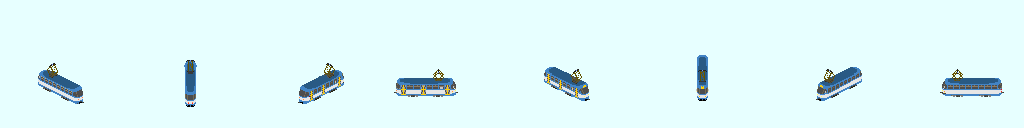
#> input picture tools/tramrender/src/dpo/t3_dpomodrozluta.png, 1024 x 128 px, given in place of dpomodrozluta.png, which was not available
$ python dpo_trio.py
#> lines starting #> are read from the running program, lines starting #| are printed output that depends on the picture; after the words box and inside, x2 and y2 are one past the last pixel; in counts of white or black regions, pixels touching at a corner belong together; pictures that were not available may be replaced by others from this repository, and a replacement may not be noted
### tools/tramrender/tramkit.py
"""Small helpers for editing existing pak128 tram sheets in place.

Two jobs, both on 1024 x (rows * 128) sheets with the (231, 255, 255) background:

* `roof_box`: put an extruded box (air-conditioning unit, equipment container)
  on a sprite's roof. The roof is found by its colour; a position along the car
  is a fraction of the roof's extent along the direction of travel in that view
  (0 = front end), the width a fraction of the roof's local width. The box is
  the roof footprint raised by `h` px: the visible sides keep the side colour,
  the top gets the top colour. Pantograph pixels are never painted over.
* `patch`: overlay small ASCII-art pixel patches (one character per pixel, a
  legend maps characters to colours, '.' = leave as is, ' ' = background).
* `preview`: full 128 px tiles at 1x and 3x (nearest) on a grass background,
  several sheets above one another for comparison.

Screen pixels per carunit of travel per view are those of tools/consist_preview.py.
"""
import os
import sys

import numpy as np
from PIL import Image, ImageDraw

sys.path.insert(0, os.path.join(os.path.dirname(os.path.abspath(__file__)), "..", "railrender"))
from railkit import safe  # noqa: E402  (special-colour guard shared with the rail renderers)

BG = (231, 255, 255)
DIRS = ["w", "nw", "n", "ne", "e", "se", "s", "sw"]
S2 = 2 ** 0.5
PER_CU = {"w": (-4, -2), "e": (4, 2), "n": (4, -2), "s": (-4, 2),
          "ne": (4 * S2, 0), "sw": (-4 * S2, 0), "nw": (0, -2 * S2), "se": (0, 2 * S2)}


def hexrgb(h):
    h = h.lstrip("#")
    return (int(h[0:2], 16), int(h[2:4], 16), int(h[4:6], 16))


def load(path):
    return np.array(Image.open(path).convert("RGB"))
#> returned value is the input picture: shape (128, 1024, 3); mean R, G, B 223.9, 248.1, 249.1


def save(arr, path):
    os.makedirs(os.path.dirname(path) or ".", exist_ok=True)
    Image.fromarray(arr.astype(np.uint8)).save(path)


def tile(sheet, row, col):
    """View (not copy) of one 128 x 128 cell."""
    return sheet[row * 128:(row + 1) * 128, col * 128:(col + 1) * 128]


# [5 lines left out: function is_panto, not called in this run]


def roof_box(t, d, roof_cols, f0, f1, width, h, top, side, edge=None, protect=is_panto):
    """Raise a box of height h px on the roof of tile t (view d), in place.

    roof_cols: list of RGB tuples that make up the roof's top face.
    f0..f1: fractions of the roof length from the front end.
    width: fraction of the local roof width the box covers (centred).
    edge: optional colour for the lowest visible side row (a dark gutter line).
    """
    roof = np.zeros(t.shape[:2], bool)
    for c in roof_cols:
        roof |= np.all(t == np.array(c), axis=2)
    ys, xs = np.nonzero(roof)
    if len(xs) == 0:
        return
    du = np.array(PER_CU[d], float); du /= np.linalg.norm(du)
    dv = np.array(PER_CU[DIRS[(DIRS.index(d) + 2) % 8]], float); dv /= np.linalg.norm(dv)
    s = xs * du[0] + ys * du[1]
    a = xs * dv[0] + ys * dv[1]
    smax, smin = s.max(), s.min()
    f = (smax - s) / max(1e-6, smax - smin)
    sel = (f >= f0) & (f <= f1)
    if not sel.any():
        return
    # local centre and half width per 1-px slice along the car
    keep = np.zeros_like(sel)
    sl = np.round(s).astype(int)
    for k in np.unique(sl[sel]):
        m = sel & (sl == k)
        lo, hi = a[m].min(), a[m].max()
        c, hw = (lo + hi) / 2, (hi - lo) / 2 + 0.5
        keep |= m & (np.abs(a - c) <= hw * width + 1e-6)
    fy, fx = ys[keep], xs[keep]
    top, side = safe(top), safe(side)
    edge = safe(edge) if edge is not None else side
    out = t.copy()
    # sides: the footprint swept upwards
    for k in range(0, h):
        for y, x in zip(fy - k, fx):
            if 0 <= y < 128 and not protect(t[y, x]):
                out[y, x] = edge if k == 0 else side
    # top face
    for y, x in zip(fy - h, fx):
        if 0 <= y < 128 and not protect(t[y, x]):
            out[y, x] = top
    t[:] = out


# [10 lines left out: function patch, not called in this run]


KEEP_RAW = {(0x4D, 0x4D, 0x4D), (0x57, 0x65, 0x6F), (0xFF, 0xFF, 0x53), (0xFF, 0x21, 0x1D)}


# [40 lines left out: functions _grass, _on_grass, preview, not called in this run]

### tools/railrender/railkit.py
"""Rail vehicle kit on top of render.py (orthographic pak128 box raycaster).

Model coordinates (per consist): u = carunits BEHIND the consist front (0 = nose
of the lead vehicle), v = lateral carunits (+v = right-hand side in the travel
direction), z = height in "model px" above the rail head (w-view pixels).

pak128.cs rail art is not isometrically consistent: heights are drawn ~18 %
taller in the ne/sw views than in the other views (measured on CD Bmz241, OBB railjet Bmpz, OBB 1216, DB 642).
KZ reproduces that so our vehicles match natives side by side.

Lighting (measured on the same natives): the south-facing side (w/e views) is
the full colour, the south-east-facing side (ne/sw views) ~0.87, the
east-facing side (n/s views) ~0.72; roofs keep their own colour.

Front anchor (screen position of u=0, v=0, z=0 of the vehicle being drawn),
calibrated to the native Bmz241 / 1216 / 642 front edges: Simutrans anchors
every vehicle at its front, so the anchor does not depend on the length.
"""
import math
import numpy as np
from render import Box, render as _render, DIRS, back_vec, frame, T, local_to_screen

KZ = {"w": 1.0, "e": 1.0, "n": 1.0, "s": 1.0, "nw": 1.0, "se": 1.0, "ne": 1.18, "sw": 1.18}
# Native coach fit (colfit.py vs CD_Bmz241_t, all 8 views within 1 px):
# half width W = 0.92 cu, side wall z 0..10 (incl. underframe), roof cap +0.8
# inset 0.2, body length ~ L - 0.2 cu.
W_STD = 0.92
H_SIDE = 10.0
H_CAP = 0.8


# ------------------------------------------------------------------ colours
def rgb(h):
    return ((h >> 16) & 255, (h >> 8) & 255, h & 255)


SPECIAL = {
    0x244B67, 0x395E7C, 0x4C7191, 0x6084A7, 0x7497BD, 0x88ABD3, 0x9CBEE9, 0xB0D2FF,
    0x7B5803, 0x8E6F04, 0xA18605, 0xB49D07, 0xC6B408, 0xD9CB0A, 0xECE20B, 0xFFF90D,
    0x57656F, 0x7F9BF1, 0xFFFF53, 0xFF211D, 0x01DD01, 0x6B6B6B, 0x9B9B9B, 0xB3B3B3,
    0xC9C9C9, 0xDFDFDF, 0xE3E3FF, 0xC1B1D1, 0x4D4D4D, 0xFF017F, 0x0101FF,
}
GLASS = (0x4D, 0x4D, 0x4D)       # special 28: lit at night (loaded image)
GLASS_HI = (0x57, 0x65, 0x6F)    # special 16: lit, lighter
HEAD = (0xFF, 0xFF, 0x53)        # special: headlight, always on
TAIL = (0xFF, 0x21, 0x1D)        # special: tail light, always on
KEEP = {0x4D4D4D, 0x57656F, 0xFFFF53, 0xFF211D}


def safe(c):
    """Nudge a colour off the special table (one blue step)."""
    c = tuple(int(max(0, min(255, round(x)))) for x in c)
    h = (c[0] << 16) | (c[1] << 8) | c[2]
    if h in SPECIAL and h not in KEEP:
        c = (c[0], c[1], c[2] + 1 if c[2] < 255 else c[2] - 1)
    return c


# [15 lines left out: function face_factor, not called in this run]


class Paint:
    """A paint colour: sides use face_factor, tops use `top` (default = base)."""
    # [10 lines left out: functions __init__, at, not called in this run]


class Lit:
    """A colour that must not be shaded (glass specials, lamps)."""
    def __init__(self, c):
        self.c = c

    def at(self, d, face):
        return self.c


def P(x):
    """Resolve a paint spec (Paint / Lit / tuple) for a face."""
    return x


# ------------------------------------------------------------------ geometry
class Part:
    """An axis-aligned box of the model. mat(face, u, v, z, d) -> Paint/Lit/RGB."""
    # [30 lines left out: functions __init__, _resolve, render_view, not called in this run]


# Front anchors (u=0,v=0,z=0 of the drawn vehicle) in SOURCE-sheet pixels,
# i.e. before makeobj's rail image offset (0,4) that the build applies
# (image_offset default). Calibrated on the pak128.CS source PNGs
# CD_Bmz241_t / railjet_Bmpz-1 / obb_1216 (front edge + bottom edge).
ANCHOR = {"w": (43.0, 79.0), "nw": (63.5, 69.0), "n": (85.0, 79.0), "ne": (83.5, 91.0),
          "e": (75.0, 95.0), "se": (63.5, 99.0), "s": (53.0, 95.0), "sw": (37.5, 91.0)}


# [89 lines left out: functions vehicle_tile, bbox, calibrate, save_rows, slices, bogie and 1 more, not called in this run]


def roof_box(u0, u1, owner, zr, h=1.0, hw=0.55, paint=None):
    paint = paint or Paint(0x6A6E72, top=0x7A7E82)
    return Part(u0, u1, -hw, hw, zr, zr + h, lambda *a: paint, owner)


def gangway(u, owner, half=0.12, W=W_STD, z0=1.5, z1=9.0, paint=None):
    paint = paint or Paint(0x26282A)
    return Part(u - half, u + half, -W + 0.25, W - 0.25, z0, z1, lambda *a: paint, owner)


# [30 lines left out: function preview, not called in this run]

### tools/tramrender/dpo_trio.py
"""DPO Ostrava Inekon 01 Trio (T2001) sheet, derived from the Škoda 03T Astra
(LTM 10.08) sheet (TommPa9) that it has shared so far.

    python tools/tramrender/dpo_trio.py [--variant A|B] [--preview DIR]

The Astra sheet is read at run time (vehicle-tram/dpo/ltm1008_astra) and left
untouched; the result is written to vehicle-tram/dpo/t2001_trio. Only the front
end of the front section (row 0) changes; the middle section and the rear end
look the same on both types in the photos (1258 vs 1201 / 1212), so rows 1 and
2 are copied.

Differences from the photos (Commons: Trio 1255, 1256, 1258, 1259; Astra 1201,
1207, 1212), at the 7-11 px the face has here:

* Front mask: the Astra has a straight blue band under the windscreen with the
  headlights in it. The Trio has a blue crescent under the windscreen that dips
  to a point in the middle (logo), with the headlights in the white corners
  beside it.
* Cab roof: the Astra has a tall white louvred A/C box right at the front edge;
  the Trio a lower, light-grey fairing set further back.
* Variant B also: the windscreen leans back further and the nose bulges 1 px
  forward at bumper height (side views); the glass and roof corners are rounded
  (front view); the blue window band runs round the cab side window, where the
  Astra's cab side is white.

Doors, pantograph position and the side livery split behind the cab do not
differ visibly at this scale.
"""
import argparse
import os
import sys

import numpy as np

sys.path.insert(0, os.path.dirname(os.path.abspath(__file__)))
import tramkit as tk  # noqa: E402

ROOT = os.path.normpath(os.path.join(os.path.dirname(os.path.abspath(__file__)), "..", ".."))
ASTRA = os.path.join(ROOT, "vehicle-tram", "dpo", "ltm1008_astra", "sprites", "dpomodrozluta.png")
TRIO = os.path.join(ROOT, "vehicle-tram", "dpo", "t2001_trio", "sprites", "dpomodrozluta.png")

H = tk.hexrgb
BLUE, YELLOW, WHITE = H("4284C5"), H("FFCE08"), H("EFEFEF")
LAMP = H("FFFF53")
UNIT_TOP, UNIT_SIDE = (226, 228, 230), (160, 163, 166)
AC_COLS = {H("F7F7F7"), H("EFEFEF"), H("848484"), H("7B7B7B")}
ROOF_COLS = [H("B5B5B5"), H("BDBDBD"), H("C5C5C5"), H("ADADAD")]
# Astra A/C unit bounding box per view (x0, y0, x1, y1, exclusive), row 0
AC_BOX = {0: (44, 73, 49, 77), 1: (62, 60, 65, 62), 2: (79, 73, 82, 77), 3: (75, 80, 80, 84),
          4: (69, 86, 75, 90), 5: (62, 86, 65, 90), 6: (53, 86, 59, 90), 7: (40, 80, 45, 84)}


def erase_ac(t, col):
    """Paint the Astra A/C pixels with the neighbouring roof colour."""
    x0, y0, x1, y1 = AC_BOX[col]
    m = np.zeros(t.shape[:2], bool)
    for y in range(y0, y1):
        for x in range(x0, x1):
            m[y, x] = tuple(int(v) for v in t[y, x]) in AC_COLS
    src = t.copy()
    for y, x in zip(*np.nonzero(m)):
        best = None
        for dist in range(1, 8):
            for dx, dy in ((0, dist), (-dist, 0), (dist, 0), (0, -dist)):
                yy, xx = y + dy, x + dx
                if 0 <= yy < 128 and 0 <= xx < 128 and not m[yy, xx]:
                    c = tuple(int(v) for v in src[yy, xx])
                    if c in ROOF_COLS:
                        best = c
                        break
            if best:
                break
        t[y, x] = best or ROOF_COLS[0]


def put(t, pts, col):
    for x, y in pts:
        t[y, x] = tk.safe(col) if col not in tk.KEEP_RAW else col


def trio_face(t, xs, lv1, lamps, point):
    """Levels 2 (lamp row) and 3 (glass bottom) of a front face.

    xs: face columns left to right; lv1: {x: y of the yellow band};
    lamps: the headlight columns; point: the columns of the crescent's point
    (blue on the lamp row). Level 3 is blue between white corners."""
    xl, xr = xs[0], xs[-1]
    for x in xs:
        y2, y3 = lv1[x] - 1, lv1[x] - 2
        t[y3, x] = WHITE if x in (xl, xr) else BLUE
        t[y2, x] = LAMP if x in lamps else BLUE if x in point else WHITE


def variant_a(t, col):
    erase_ac(t, col)
    tk.roof_box(t, tk.DIRS[col], ROOF_COLS, 0.10, 0.40, 0.75, 2, UNIT_TOP, UNIT_SIDE)
    if col == 5:    # se: front view, face x58..68, yellow band at y 100
        xs = list(range(59, 68))
        trio_face(t, xs, {x: 100 for x in xs}, (60, 66), (62, 63, 64))
    elif col == 6:  # s: face x49..55, band steps down to the right
        xs = list(range(49, 56))
        trio_face(t, xs, {x: 97 + (x - 48) // 2 for x in xs}, (49, 55), (51, 52, 53))
    elif col == 4:  # e: face x72..78, band steps up to the right
        xs = list(range(72, 79))
        trio_face(t, xs, {x: 100 - (x - 72) // 2 for x in xs}, (72, 78), (74, 75, 76))
    elif col == 3:  # ne side view, front column x82
        put(t, [(82, 92), (82, 93), (81, 93)], BLUE)
        put(t, [(82, 94)], WHITE)
    elif col == 7:  # sw side view, front column x37
        put(t, [(37, 92), (37, 93), (38, 93)], BLUE)
        put(t, [(37, 94)], WHITE)


def variant_b(t, col):
    variant_a(t, col)
    if col == 3:
        put(t, [(82, 84), (82, 85), (81, 82), (81, 83)], tk.BG)  # windscreen leans back
        put(t, [(83, 94)], WHITE)                      # nose bulge at bumper height
        put(t, [(83, 95)], YELLOW)
        put(t, [(82, 96)], BLUE)
        put(t, [(x, 93) for x in range(76, 80)], BLUE)  # band under the cab window
        put(t, [(80, y) for y in range(88, 93)], BLUE)  # and its front pillar
    elif col == 7:
        put(t, [(37, 84), (37, 85), (38, 82), (38, 83)], tk.BG)
        put(t, [(36, 94)], WHITE)
        put(t, [(36, 95)], YELLOW)
        put(t, [(37, 96)], BLUE)
        put(t, [(x, 93) for x in range(40, 44)], BLUE)
        put(t, [(39, y) for y in range(88, 93)], BLUE)
    elif col == 5:
        put(t, [(59, 92)], H("E6E6E6"))               # rounded glass corners
        put(t, [(67, 92)], H("D6D6D6"))
        put(t, [(58, 89), (68, 89)], tk.BG)           # rounded roof corners


def build(variant):
    sh = tk.load(ASTRA).copy()
    for col in range(8):
        t = tk.tile(sh, 0, col)
        (variant_a if variant == "A" else variant_b)(t, col)
#> this loop made 8 passes
#> pass 1, in build, `t = tk.tile(sh, 0, col)`:
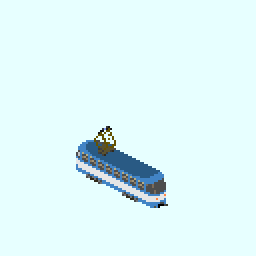
#> t: shape (128, 128, 3) (shown 2 times larger); mean R, G, B 223.4, 247.7, 249
#> pass 2, in build, `t = tk.tile(sh, 0, col)`:
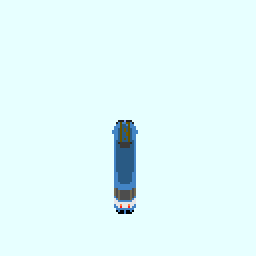
#> t: shape (128, 128, 3) (shown 2 times larger); mean R, G, B 226, 250.4, 251.4
#> pass 3, in build, `t = tk.tile(sh, 0, col)`:
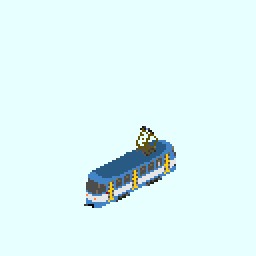
#> t: shape (128, 128, 3) (shown 2 times larger); mean R, G, B 223.4, 247.5, 248.3
#> after the loop: sh: shape (128, 1024, 3); 0.03% of pixels changed, all inside (x1, y1, x2, y2) = (465, 92, 935, 100)
#> after the loop:
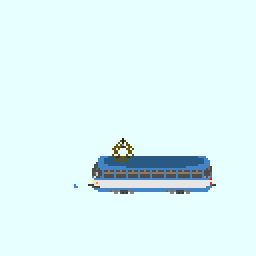
#> t: shape (128, 128, 3) (shown 2 times larger); mean R, G, B 222.3, 246.5, 248
    return sh


def main():
    ap = argparse.ArgumentParser()
    ap.add_argument("--variant", default="A", choices=["A", "B"])
    ap.add_argument("--preview")
    ap.add_argument("--no-write", action="store_true")
    a = ap.parse_args()
    sh = build(a.variant)
    if not a.no_write:
        tk.save(sh, TRIO)
        print("wrote", os.path.relpath(TRIO, ROOT))
    if a.preview:
        astra = tk.load(ASTRA)
        ents = [("current Trio = Astra sheet", astra), ("Trio variant A", build("A")),
                ("Trio variant B", build("B"))]
        print("preview", tk.preview(ents, os.path.join(a.preview, "t2001_trio.png"), rows=[0]))
        for v in "AB":
            tk.save(build(v), os.path.join(a.preview, f"t2001_trio_{v}.png"))


if __name__ == "__main__":
    main()
